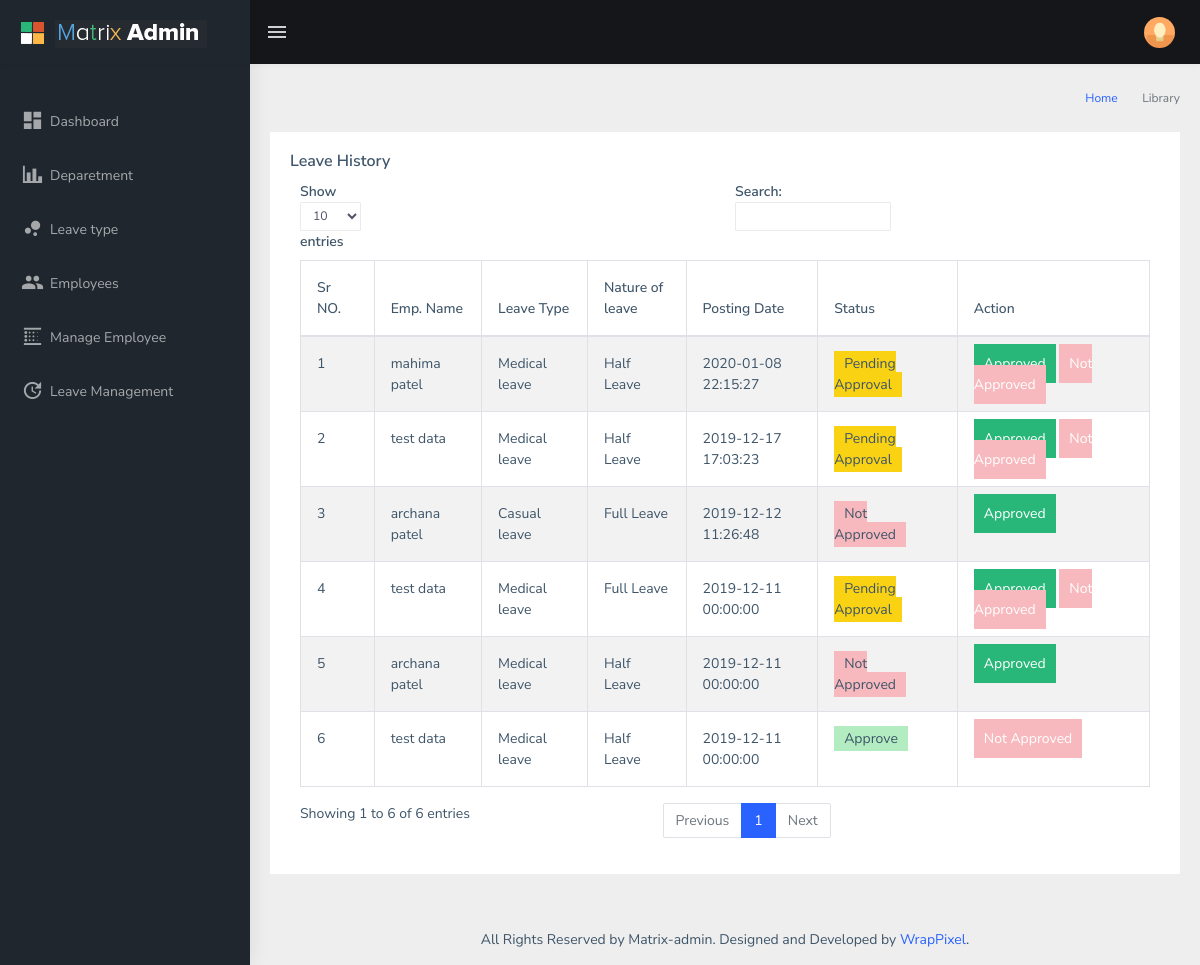
Page /ELM/ELM/admin/leave_management.php (signed in) on the committed database.
### tables this page shows
CREATE TABLE `leave_request` (
  `req_id` int(11) NOT NULL,
  `req_emp_id` int(11) NOT NULL,
  `req_leave_type` int(11) NOT NULL,
  `nature_of_leave` varchar(255) NOT NULL,
  `req_from_date` varchar(255) NOT NULL,
  `req_to_date` varchar(255) NOT NULL,
  `req_desc` text NOT NULL,
  `req_date` datetime NOT NULL,
  `req_status` int(11) NOT NULL DEFAULT '2'
);

CREATE TABLE `employee` (
  `emp_id` int(11) NOT NULL,
  `emp_code` int(11) NOT NULL,
  `emp_first_name` varchar(255) NOT NULL,
  `emp_last_name` varchar(255) NOT NULL,
  `emp_dept` varchar(255) NOT NULL,
  `emp_birth_date` varchar(255) NOT NULL,
  `emp_gender` varchar(10) NOT NULL,
  `emp_mobile` varchar(10) NOT NULL,
  `emp_address` text NOT NULL,
  `emp_email` varchar(255) NOT NULL,
  `emp_password` varchar(255) NOT NULL,
  `emp_city` varchar(255) NOT NULL,
  `emp_country` varchar(255) NOT NULL,
  `emp_date` datetime NOT NULL DEFAULT CURRENT_TIMESTAMP,
  `profile_picture` varchar(255) NOT NULL,
  `emp_status` int(11) NOT NULL DEFAULT '1'
);

CREATE TABLE `leave_type` (
  `ltype_id` int(11) NOT NULL,
  `ltype_name` varchar(255) NOT NULL,
  `ltype_desc` text NOT NULL,
  `ltype_date` datetime NOT NULL DEFAULT CURRENT_TIMESTAMP
);

### ELM/ELM/admin/leave_management.php (the view, shortened to what this page needs)
<?php
include'config.php';
?>
<!DOCTYPE html>
<html dir="ltr" lang="en">
<head>
    <?php include'head.php';?>
</head>
<body>
    <div id="main-wrapper">
       <?php include'header.php';?>
        <?php include 'sidebar.php'; ?>
        <div class="page-wrapper">
            <div class="page-breadcrumb">
                <div class="row">
                    <div class="col-12 d-flex no-block align-items-center">
                        <div class="ml-auto text-right">
                            <nav aria-label="breadcrumb">
                                <ol class="breadcrumb">
                                    <li class="breadcrumb-item"><a href="#">Home</a></li>
                                    <li class="breadcrumb-item active" aria-current="page">Library</li>
                                </ol>
                            </nav>
                        </div>
                    </div>
                </div>
            </div>
            <div class="container-fluid">
                <div class="row">
                    <div class="col-md-12">
                        <div class="card">
                            <div class="card-body">
                                <h5 class="card-title">Leave History</h5>
                                <div class="table-responsive">
                                    <table id="zero_config" class="table table-striped table-bordered">
                                        <thead>
                                            <tr>
                                                <th>Sr NO.
                                                <th>Emp. Name</th>
                                                <th>Leave Type </th>
                                                <th>Nature of leave</th>
                                                <th>Posting Date</th>
                                                <th>Status</th>
                                                <th>Action</th>
                                            </tr>
                                        </thead>
                                        <tbody>
                                             <?php
                                            $count=1;
                                            $sel_query="Select * from leave_request,employee,leave_type WHERE emp_id = req_emp_id AND req_leave_type = ltype_id ORDER BY req_date desc;";
                                            $select_result = mysqli_query($conn,$sel_query);
                                            while($row = mysqli_fetch_assoc($select_result)) { ?>
                                            <tr>
                                                <td><?php echo $count; ?></td>
                                                <td><?php echo $row["emp_first_name"] . ' '. $row["emp_last_name"]; ?></td>
                                                <td><?php echo $row["ltype_name"]; ?></td>
                                                <td><?php echo $row["nature_of_leave"]; ?></td>
                                                <td><?php echo $row["req_date"]; ?></td>
                                                <td>
                                                    <?php
                                                        if($row["req_status"] == 0){
                                                            echo "<span class='status_deactive'>Not Approved</span>";
                                                        }else if($row["req_status"] == 1){
                                                             echo "<span class='status_active'> Approve</span>";
                                                        }else{
                                                             echo "<span class='status_pending'>Pending Approval</span>";
                                                        }
                                                    ?>
                                                </td>
                                                 <td>
                                                <?php  if($row["req_status"] == 2){ ?>
                                                <a href="leave_status_code.php?id=<?php echo $row["req_id"]; ?>&type=1&page=leave_management" class="approved_btn" name="approved">Approved</a>
                                                    <a href="leave_status_code.php?id=<?php echo $row["req_id"]; ?>&type=0&page=leave_management" class="not_approved_btn">Not Approved</a>
                                                <?php } ?>
                                                <?php  if($row["req_status"] == 1){ ?>
                                                    <a href="leave_status_code.php?id=<?php echo $row["req_id"]; ?>&type=0&page=leave_management" class="not_approved_btn">Not Approved</a>
                                                <?php } ?>
                                                <?php  if($row["req_status"] == 0){ ?>
                                                <a href="leave_status_code.php?id=<?php echo $row["req_id"]; ?>&type=1&page=leave_management" class="approved_btn" name="approved">Approved</a>
                                                <?php } ?>
                                                </td>
                                            </tr>
                                           <?php $count++; } ?>
                                        </tbody>
                                    </table>
                                </div>
                            </div>
                        </div>
                    </div>
                </div>
            </div>
            <footer class="footer text-center">
                All Rights Reserved by Matrix-admin. Designed and Developed by <a href="https://wrappixel.com">WrapPixel</a>.
            </footer>
        </div>
    </div>
</body>
</html>

### rows in the picture
leave_request: employee.emp_first_name "mahima", employee.emp_last_name "patel", leave_type.ltype_name "Medical leave", nature_of_leave "Half Leave", req_date "2020-01-08 22:15:27", req_status "Pending Approval"
leave_request: employee.emp_first_name "test", employee.emp_last_name "data", leave_type.ltype_name "Medical leave", nature_of_leave "Half Leave", req_date "2019-12-17 17:03:23", req_status "Pending Approval"
leave_request: employee.emp_first_name "archana", employee.emp_last_name "patel", leave_type.ltype_name "Casual leave", nature_of_leave "Full Leave", req_date "2019-12-12 11:26:48", req_status "Not Approved"
leave_request: employee.emp_first_name "test", employee.emp_last_name "data", leave_type.ltype_name "Medical leave", nature_of_leave "Full Leave", req_date "2019-12-11 00:00:00", req_status "Pending Approval"
leave_request: employee.emp_first_name "archana", employee.emp_last_name "patel", leave_type.ltype_name "Medical leave", nature_of_leave "Half Leave", req_date "2019-12-11 00:00:00", req_status "Not Approved"
leave_request: employee.emp_first_name "test", employee.emp_last_name "data", leave_type.ltype_name "Medical leave", nature_of_leave "Half Leave", req_date "2019-12-11 00:00:00", req_status "Approve"
